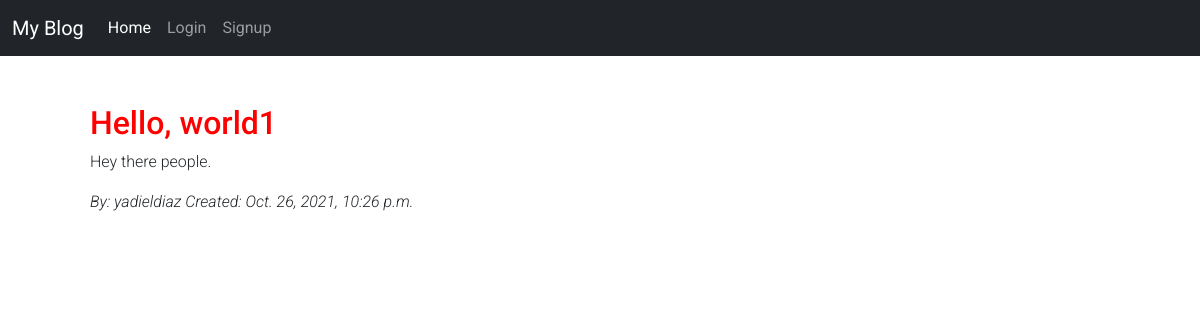
The app's page /post/1/ with its own data.
### blog/models.py (models this page shows, shortened)
class Post(models.Model):
    title = models.CharField(max_length=200)
    author = models.ForeignKey(
        'auth.User',
        on_delete=models.CASCADE
    )
    body = models.TextField()
    created_at = models.DateTimeField(auto_now_add=True)

### blog/views.py (the view)
# urls.py: path('post/<int:pk>/', PostDetailView.as_view(), name='post_detail'),
class PostDetailView(DetailView):
    model = Post
    template_name = "post_detail.html"

### templates/post_detail.html (shortened to what this page needs)
{% extends 'base.html' %}
{% block content %}
<div class="container">
    <div class="m-5">
        <h2 class="title">{{ post.title }}</h2>
        <p>{{ post.body }}</p>
        <p class="rights">By: {{ post.author }} Created: {{ post.created_at }}</p>
    </div>
</div>
{% endblock content %}

### static/css/base.css (style rules this page uses)
body { font-family: 'Roboto', sans-serif; }
.title { color:red; font-weight: 500; }
p { font-weight: 300; }
.rights { font-weight: 300; font-style: italic; }

### records on screen
Post: title "Hello, world1", body "Hey there people.", author "yadieldiaz", created_at "Oct. 26, 2021, 10:26 p.m."
